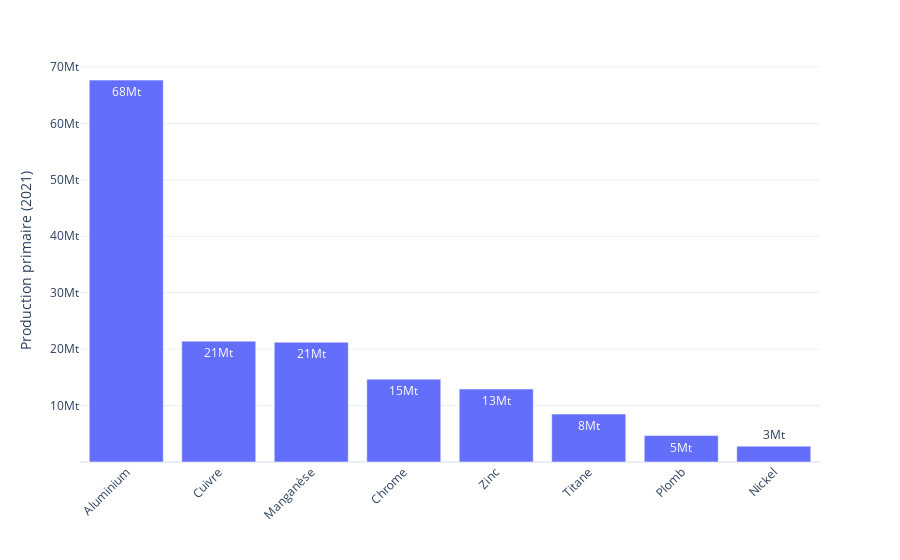

The notebook cell saved with this chart:
### Code cell
# All metals 
df2 = df[df["Type"]=="Metal"].sort_values("2021", ascending=False)[["Commodity","2021"]]
    
df2["Label"] = df2.apply(lambda row : get_label(row["2021"]),axis=1)
fig = df2[(df2["2021"] > 1e6) & (df2["2021"] < 1e8)].plot.bar(x="Commodity",y="2021",text="Label")

fig.update_yaxes(
    tickvals=[n*1e7 for n in range(1,8)],
    ticktext=[f"{x*1e-6:.0f}Mt" for x in [n*1e7 for n in range(1,8)]],
    exponentformat = 'power'
    )
fig.update_xaxes(tickangle= -45)  
fig.update_layout(
    xaxis_title = "",
    yaxis_title = "Production primaire (2021)",
    template = "plotly_white",
    )

# fig.write_image("./figures/production_2021_gros_metaux.png",width=1000,height=500)

### Figure 1 — Plotly figure (JSON) as saved in the notebook; plotly's stock layout.template omitted (floating-point values rounded to 4 significant figures)
{"data": [{"alignmentgroup": "True", "hovertemplate": "Commodity=%{x}<br>2021=%{y}<br>Label=%{text}<extra></extra>", "legendgroup": "", "marker": {"color": "#636efa", "pattern": {"shape": ""}}, "name": "", "offsetgroup": "", "orientation": "v", "showlegend": false, "text": ["68Mt", "21Mt", "21Mt", "15Mt", "13Mt", "8Mt", "5Mt", "3Mt"], "textposition": "auto", "type": "bar", "x": ["Aluminium", "Cuivre", "Manganèse", "Chrome", "Zinc", "Titane", "Plomb", "Nickel"], "xaxis": "x", "y": [67668825, 21415370, 21219335, 14676208, 12928724, 8493291, 4680596, 2812251], "yaxis": "y"}], "layout": {"barmode": "relative", "legend": {"tracegroupgap": 0}, "margin": {"t": 60}, "xaxis": {"anchor": "y", "domain": [0, 1], "tickangle": -45, "title": {"text": ""}}, "yaxis": {"anchor": "x", "domain": [0, 1], "exponentformat": "power", "ticktext": ["10Mt", "20Mt", "30Mt", "40Mt", "50Mt", "60Mt", "70Mt"], "tickvals": [10000000, 20000000, 30000000, 40000000, 50000000, 60000000, 70000000], "title": {"text": "Production primaire (2021)"}}}}
